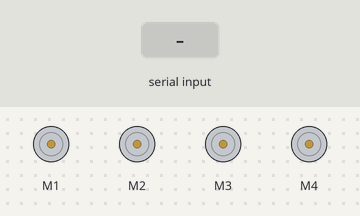
This sketch was run on a simulated Arduino Uno, built with avr-gcc and run on an emulated ATmega328P. Shown: 4 × DC motor (green arrow = forward, orange = backward, longer = faster). The test bench sets the inputs (shaded band).

Above: at 1.2 s.
1.3 s: "F" received over the second serial link
At 2.5 s:
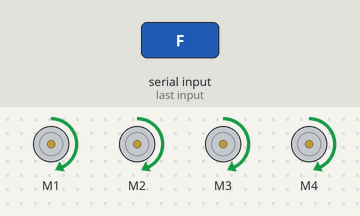
2.8 s: "B" received over the second serial link
At 3.9 s:
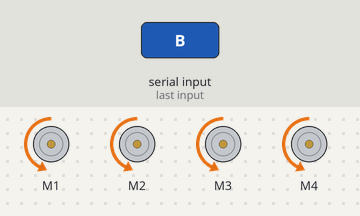
4.3 s: "C" received over the second serial link
At 5.0 s:
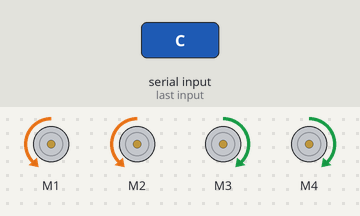
5.8 s: "D" received over the second serial link
At 6.2 s:
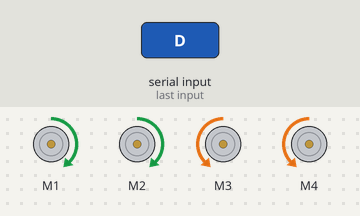
7.3 s: "S" received over the second serial link
At 8.5 s:
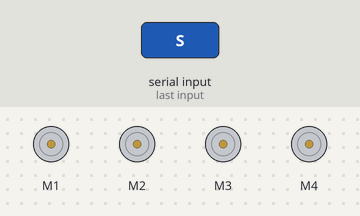
Timing chart, 0 to 9.8 s (numbered marks = the images above; inputs shaded):
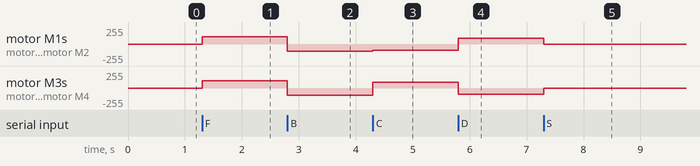

Measured:
- after the input at 1.3 s, motor M1–4: stopped → forward 110/255 at once
- after the input at 2.8 s, motor M1–4: forward 110/255 → backward 110/255 at once
- after the input at 4.3 s, motor M1, motor M2: backward 110/255 → backward 90/255 at once; motor M3, motor M4: backward 110/255 → forward 90/255 at once
- after the input at 5.8 s, motor M1, motor M2: backward 90/255 → forward 90/255 at once; motor M3, motor M4: forward 90/255 → backward 90/255 at once
- after the input at 7.3 s, motor M1, motor M2: forward 90/255 → stopped at once; motor M3, motor M4: backward 90/255 → stopped at once

The sketch:

ros_bluetooth__2_.ino
```cpp
// ---------------------------------------------------------
// Smart Fire Detection and Localization System
// Arduino Control Node for L293D Motor Shield (AFMotor)
// Bluetooth Module: BT-05 | RX -> A5, TX -> A2
// ---------------------------------------------------------

#include <AFMotor.h>
#include <SoftwareSerial.h>

// تعريف الأقطاب حسب توصيلك الفعلي: (Arduino RX = A5, Arduino TX = A2)
SoftwareSerial btSerial(A5, A2);

// تعريف المحركات الأربعة على الشيلد
AF_DCMotor motorFrontLeft(1);  // M1
AF_DCMotor motorRearLeft(2);   // M2
AF_DCMotor motorFrontRight(3); // M3
AF_DCMotor motorRearRight(4);  // M4

// السرعات الافتراضية
const int BASE_SPEED = 110;
const int TURN_SPEED = 90;

void setup() {
  // بدء الاتصال مع البلوتوث
  btSerial.begin(9600);

  // إيقاف إلزامي لجميع المحركات عند الإقلاع لمنع أي حركة عشوائية
  stopRobot();
}

void loop() {
  // استقبال الأوامر المرسلة من نظام ROS1 عبر الجسر والبلولوتث
  if (btSerial.available() > 0) {
    char command = btSerial.read();

    switch (command) {
      case 'F': // Forward
        moveForward();
        break;
      case 'B': // Backward
        moveBackward();
        break;
      case 'C': // Counter-Clockwise (Turn Left)
        turnLeft();
        break;
      case 'D': // Clockwise (Turn Right)
        turnRight();
        break;
      case 'S': // Stop
        stopRobot();
        break;
      default:
        break;
    }
  }
}

// ---------------------------------------------------------
// دالات التحكم بالحركة لعجلات Mecanum
// ---------------------------------------------------------

void moveForward() {
  setSpeedAll(BASE_SPEED);
  motorFrontLeft.run(FORWARD);
  motorRearLeft.run(FORWARD);
  motorFrontRight.run(FORWARD);
  motorRearRight.run(FORWARD);
}

void moveBackward() {
  setSpeedAll(BASE_SPEED);
  motorFrontLeft.run(BACKWARD);
  motorRearLeft.run(BACKWARD);
  motorFrontRight.run(BACKWARD);
  motorRearRight.run(BACKWARD);
}

void turnLeft() {
  setSpeedAll(TURN_SPEED);
  motorFrontLeft.run(BACKWARD);
  motorRearLeft.run(BACKWARD);
  motorFrontRight.run(FORWARD);
  motorRearRight.run(FORWARD);
}

void turnRight() {
  setSpeedAll(TURN_SPEED);
  motorFrontLeft.run(FORWARD);
  motorRearLeft.run(FORWARD);
  motorFrontRight.run(BACKWARD);
  motorRearRight.run(BACKWARD);
}

void stopRobot() {
  motorFrontLeft.run(RELEASE);
  motorRearLeft.run(RELEASE);
  motorFrontRight.run(RELEASE);
  motorRearRight.run(RELEASE);
}

// دالة مساعدة لضبط السرعة لجميع المحركات دفعة واحدة
void setSpeedAll(int speed) {
  motorFrontLeft.setSpeed(speed);
  motorRearLeft.setSpeed(speed);
  motorFrontRight.setSpeed(speed);
  motorRearRight.setSpeed(speed);
}
```
